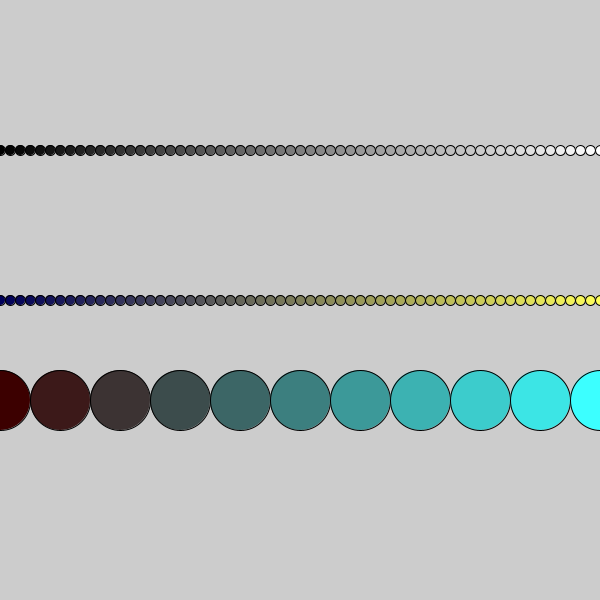
Frame 1 (no input)
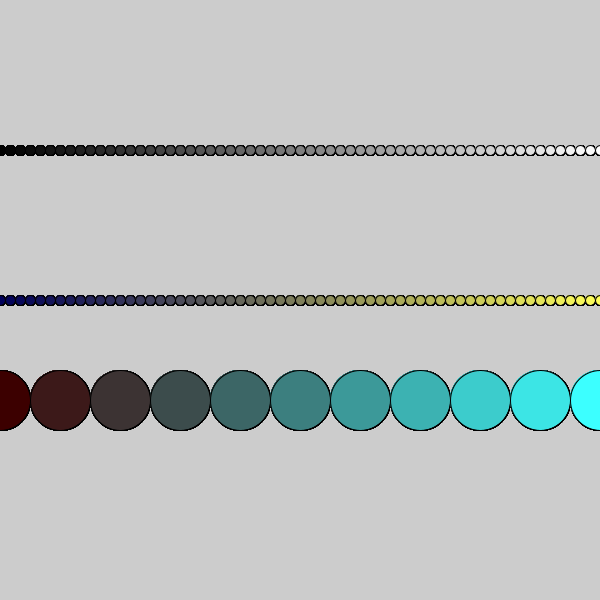
Frame 60 (the mouse pressed at the canvas centre just before this capture)
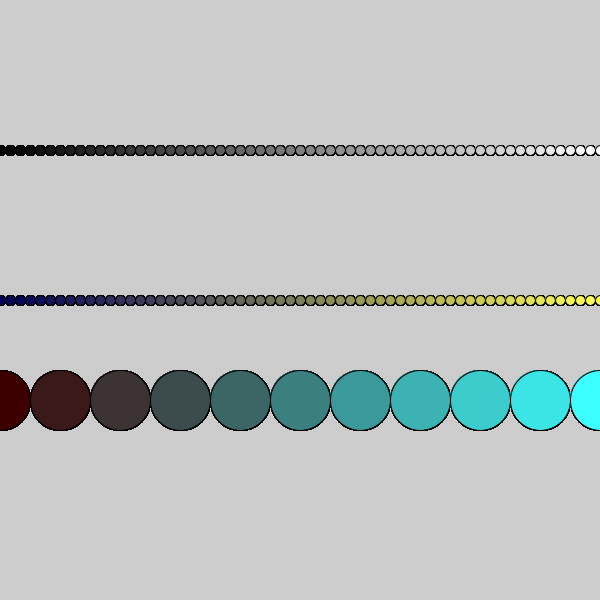
Frame 120 (the mouse held since frame 60 and released just before this capture)

The Processing sketch that drew these frames (run headless with seeded random() and noise(); from frame 60 on, the mouse is pressed at the canvas centre):

// Processing sketch: Week_5_for_loops
// ── Week_5_for_loops.pde

void setup(){
  size(600, 600); 
  

}

void draw(){
  //good for set number of loops 
  for( int i = 0; i<= 60; i++){
    fill(map(i, 0,60,0, 255));
    ellipse(i*10, height/4, 10, 10);
  }
  //good if your canvas size is variable
  for (int i = 0; i<= width; i+=10){
    int c = int(map(i, 0, width, 0, 255));
    fill(c, c, 90);
    ellipse(i, height/2, 10, 10);
  }
  
  //two different ways of doing the same thing
  //the first two for loops
  
  //if you want to vary the size of your shapes
  int size = 60;
  for(int i = 0; i<= width; i+=size){
    int c = int(map(i, 0, width, 0, 255));
    fill(60, c, c);
    ellipse(i, height/1.5, size, size);
  }
}
